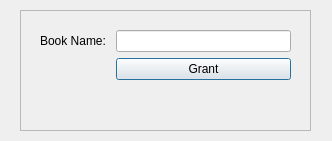
<?xml version="1.0" encoding="UTF-8"?>
<ui version="4.0">
 <class>users_grant</class>
 <widget class="QDialog" name="users_grant">
  <property name="geometry">
   <rect>
    <x>0</x>
    <y>0</y>
    <width>332</width>
    <height>141</height>
   </rect>
  </property>
  <property name="windowTitle">
   <string>Grant Requests</string>
  </property>
  <widget class="QFrame" name="frame">
   <property name="geometry">
    <rect>
     <x>20</x>
     <y>10</y>
     <width>291</width>
     <height>121</height>
    </rect>
   </property>
   <property name="frameShape">
    <enum>QFrame::StyledPanel</enum>
   </property>
   <property name="frameShadow">
    <enum>QFrame::Raised</enum>
   </property>
   <widget class="QWidget" name="formLayoutWidget">
    <property name="geometry">
     <rect>
      <x>20</x>
      <y>20</y>
      <width>251</width>
      <height>80</height>
     </rect>
    </property>
    <layout class="QFormLayout" name="formLayout">
     <item row="0" column="0">
      <widget class="QLabel" name="bookNameLLabel">
       <property name="text">
        <string>Book Name: </string>
       </property>
      </widget>
     </item>
     <item row="0" column="1">
      <widget class="QLineEdit" name="bookNameLineEdit"/>
     </item>
     <item row="1" column="1">
      <widget class="QPushButton" name="pushButton">
       <property name="text">
        <string>Grant</string>
       </property>
      </widget>
     </item>
    </layout>
   </widget>
  </widget>
  <widget class="QLabel" name="background">
   <property name="geometry">
    <rect>
     <x>-10</x>
     <y>-10</y>
     <width>351</width>
     <height>171</height>
    </rect>
   </property>
   <property name="text">
    <string/>
   </property>
  </widget>
  <zorder>background</zorder>
  <zorder>frame</zorder>
 </widget>
 <resources/>
 <connections/>
</ui>
